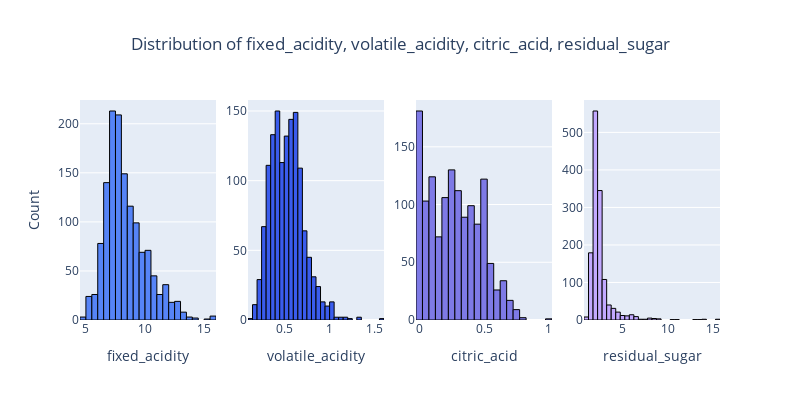

The cell this chart's notebook holds for it:
### Markdown cell above
In our dataset, we have identified a total of 601 outliers across 12 features using the Interquartile Range (IQR) method. 

These outliers represent values that significantly deviate from the rest of the data. 

While outliers can sometimes indicate errors, they can also represent valid but extreme variations in the data. 

At this stage, without a deeper understanding of the context and nature of the data, we have chosen to temporarily retain these outliers in our analysis. 

This decision stems from the possibility that these outliers could provide valuable insights. 

However, we acknowledge that outliers can potentially skew our analysis and we will therefore revisit this decision as necessary during later stages of our analysis.

### Code cell
plot_histograms(wine_df, ["fixed_acidity", "volatile_acidity", "citric_acid", "residual_sugar"])

### Figure 1 — Plotly figure (JSON) as saved in the notebook; plotly's stock layout.template omitted (floating-point values rounded to 4 significant figures; data arrays with more than 128 entries replaced by an {"elided": "..."} marker saying what was removed)
{"data": [{"marker": {"color": "#5684F7", "line": {"color": "#000000", "width": 1}}, "name": "fixed_acidity", "nbinsx": 40, "x": {"elided": "1359 float values"}, "type": "histogram", "xaxis": "x", "yaxis": "y"}, {"marker": {"color": "#3A5CED", "line": {"color": "#000000", "width": 1}}, "name": "volatile_acidity", "nbinsx": 40, "x": {"elided": "1359 float values"}, "type": "histogram", "xaxis": "x2", "yaxis": "y2"}, {"marker": {"color": "#7E7AE6", "line": {"color": "#000000", "width": 1}}, "name": "citric_acid", "nbinsx": 40, "x": {"elided": "1359 float values"}, "type": "histogram", "xaxis": "x3", "yaxis": "y3"}, {"marker": {"color": "#C2A9FF", "line": {"color": "#000000", "width": 1}}, "name": "residual_sugar", "nbinsx": 40, "x": {"elided": "1359 float values"}, "type": "histogram", "xaxis": "x4", "yaxis": "y4"}], "layout": {"xaxis": {"anchor": "y", "domain": [0.0, 0.2125], "title": {"text": "fixed_acidity"}}, "yaxis": {"anchor": "x", "domain": [0.0, 1.0], "title": {"text": "Count"}}, "xaxis2": {"anchor": "y2", "domain": [0.2625, 0.475], "title": {"text": "volatile_acidity"}}, "yaxis2": {"anchor": "x2", "domain": [0.0, 1.0]}, "xaxis3": {"anchor": "y3", "domain": [0.525, 0.7375], "title": {"text": "citric_acid"}}, "yaxis3": {"anchor": "x3", "domain": [0.0, 1.0]}, "xaxis4": {"anchor": "y4", "domain": [0.7875, 1.0], "title": {"text": "residual_sugar"}}, "yaxis4": {"anchor": "x4", "domain": [0.0, 1.0]}, "title": {"text": "Distribution of fixed_acidity, volatile_acidity, citric_acid, residual_sugar", "x": 0.5}, "height": 400, "width": 800, "showlegend": false}}
